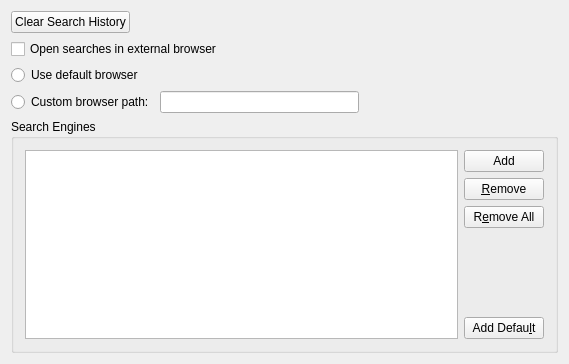
<ui version="4.0" >
 <class>SearchPref</class>
 <widget class="QWidget" name="SearchPref" >
  <property name="geometry" >
   <rect>
    <x>0</x>
    <y>0</y>
    <width>569</width>
    <height>364</height>
   </rect>
  </property>
  <property name="sizePolicy" >
   <sizepolicy vsizetype="Preferred" hsizetype="Minimum" >
    <horstretch>0</horstretch>
    <verstretch>0</verstretch>
   </sizepolicy>
  </property>
  <property name="minimumSize" >
   <size>
    <width>500</width>
    <height>350</height>
   </size>
  </property>
  <property name="windowTitle" >
   <string>Search Preferences</string>
  </property>
  <layout class="QVBoxLayout" name="verticalLayout_2" >
   <item>
    <layout class="QHBoxLayout" >
     <item>
      <widget class="QPushButton" name="m_clear_history" >
       <property name="toolTip" >
        <string>Clear the search history combo boxes.</string>
       </property>
       <property name="text" >
        <string>Clear Search History</string>
       </property>
      </widget>
     </item>
     <item>
      <spacer>
       <property name="orientation" >
        <enum>Qt::Horizontal</enum>
       </property>
       <property name="sizeHint" stdset="0" >
        <size>
         <width>40</width>
         <height>20</height>
        </size>
       </property>
      </spacer>
     </item>
    </layout>
   </item>
   <item>
    <widget class="QCheckBox" name="kcfg_openInExternal" >
     <property name="toolTip" >
      <string>Whether or not to open searches in an external browser.</string>
     </property>
     <property name="text" >
      <string>Open searches in external browser</string>
     </property>
    </widget>
   </item>
   <item>
    <widget class="QRadioButton" name="kcfg_useDefaultBrowser" >
     <property name="toolTip" >
      <string>Use the default browser configured in the system settings.</string>
     </property>
     <property name="text" >
      <string>Use default browser</string>
     </property>
     <property name="shortcut" >
      <string/>
     </property>
    </widget>
   </item>
   <item>
    <layout class="QHBoxLayout" >
     <item>
      <widget class="QRadioButton" name="kcfg_useCustomBrowser" >
       <property name="toolTip" >
        <string>Use a custom browser.</string>
       </property>
       <property name="text" >
        <string>Custom browser path:</string>
       </property>
       <property name="shortcut" >
        <string/>
       </property>
      </widget>
     </item>
     <item>
      <widget class="KLineEdit" name="kcfg_customBrowser" >
       <property name="toolTip" >
        <string>Path of the custom browser.</string>
       </property>
      </widget>
     </item>
     <item>
      <spacer>
       <property name="orientation" >
        <enum>Qt::Horizontal</enum>
       </property>
       <property name="sizeType" >
        <enum>QSizePolicy::Expanding</enum>
       </property>
       <property name="sizeHint" stdset="0" >
        <size>
         <width>40</width>
         <height>20</height>
        </size>
       </property>
      </spacer>
     </item>
    </layout>
   </item>
   <item>
    <widget class="QGroupBox" name="groupBox8" >
     <property name="title" >
      <string>Search Engines</string>
     </property>
     <layout class="QHBoxLayout" name="horizontalLayout" >
      <item>
       <widget class="QListView" name="m_engines" >
        <property name="selectionMode" >
         <enum>QAbstractItemView::ExtendedSelection</enum>
        </property>
       </widget>
      </item>
      <item>
       <layout class="QVBoxLayout" name="verticalLayout" >
        <item>
         <widget class="QPushButton" name="m_add" >
          <property name="toolTip" >
           <string>Add a new search engine.</string>
          </property>
          <property name="text" >
           <string>Add</string>
          </property>
         </widget>
        </item>
        <item>
         <widget class="QPushButton" name="m_remove" >
          <property name="toolTip" >
           <string>Remove all selected search engines.</string>
          </property>
          <property name="text" >
           <string>&amp;Remove</string>
          </property>
         </widget>
        </item>
        <item>
         <widget class="QPushButton" name="m_remove_all" >
          <property name="toolTip" >
           <string>Remove all search engines.</string>
          </property>
          <property name="text" >
           <string>R&amp;emove All</string>
          </property>
         </widget>
        </item>
        <item>
         <spacer name="verticalSpacer" >
          <property name="orientation" >
           <enum>Qt::Vertical</enum>
          </property>
          <property name="sizeHint" stdset="0" >
           <size>
            <width>20</width>
            <height>40</height>
           </size>
          </property>
         </spacer>
        </item>
        <item>
         <widget class="QPushButton" name="m_add_default" >
          <property name="toolTip" >
           <string>Add all default search engines.</string>
          </property>
          <property name="text" >
           <string>Add Defau&amp;lt</string>
          </property>
         </widget>
        </item>
       </layout>
      </item>
     </layout>
    </widget>
   </item>
  </layout>
 </widget>
 <layoutdefault spacing="6" margin="11" />
 <pixmapfunction>qPixmapFromMimeSource</pixmapfunction>
 <customwidgets>
  <customwidget>
   <class>KLineEdit</class>
   <extends>QLineEdit</extends>
   <header>klineedit.h</header>
  </customwidget>
 </customwidgets>
 <includes>
  <include location="local" >klineedit.h</include>
  <include location="local" >kpushbutton.h</include>
 </includes>
 <resources/>
 <connections/>
</ui>
